Frame 1 (no input): blank canvas, image omitted
Frame 60 (the mouse pressed at the canvas centre just before this capture): blank canvas, image omitted
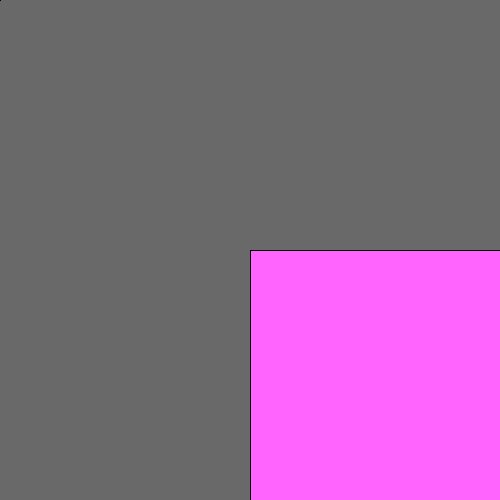
Frame 120 (the mouse held since frame 60 and released just before this capture)

The Processing sketch whose frames 1 and 60 were blank and that drew this single picture after the mouse press (run headless with seeded random() and noise(); from frame 60 on, the mouse is pressed at the canvas centre):

// Processing sketch: processing_163369
// ── processing_163369.pde

int counter;

void setup() {  //setup function called initially, only once
  size(500, 500);
  background(105);  //set background white
  colorMode(RGB);   //set colors to Hue, Saturation, Brightness mode
  counter = 0;
}

void draw() {  //draw function loops 
  fill(255,100,255);
  rect(mouseX,mouseY,pmouseX,pmouseY);
}
